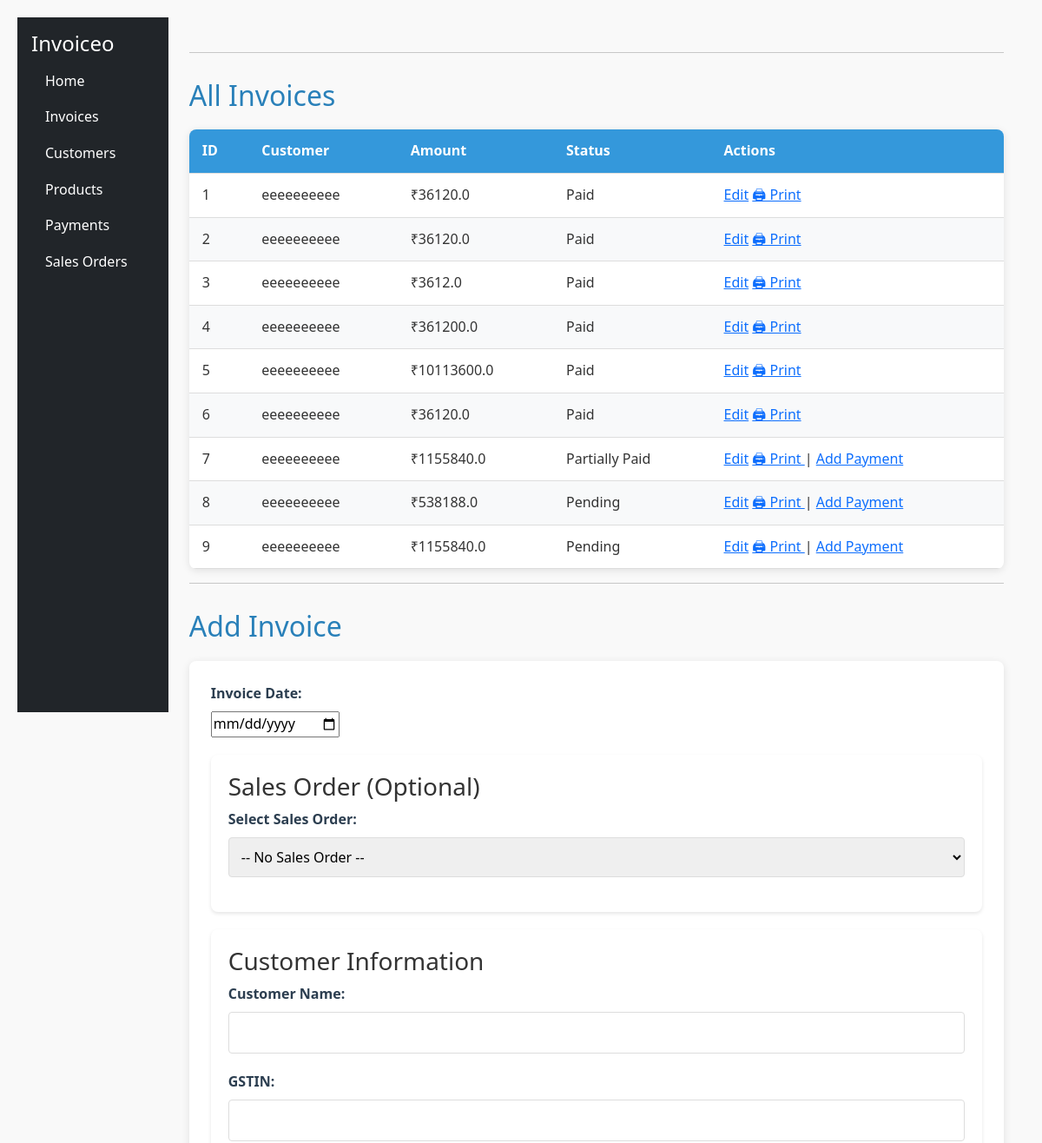
The app's page /invoices (upper part), older data.
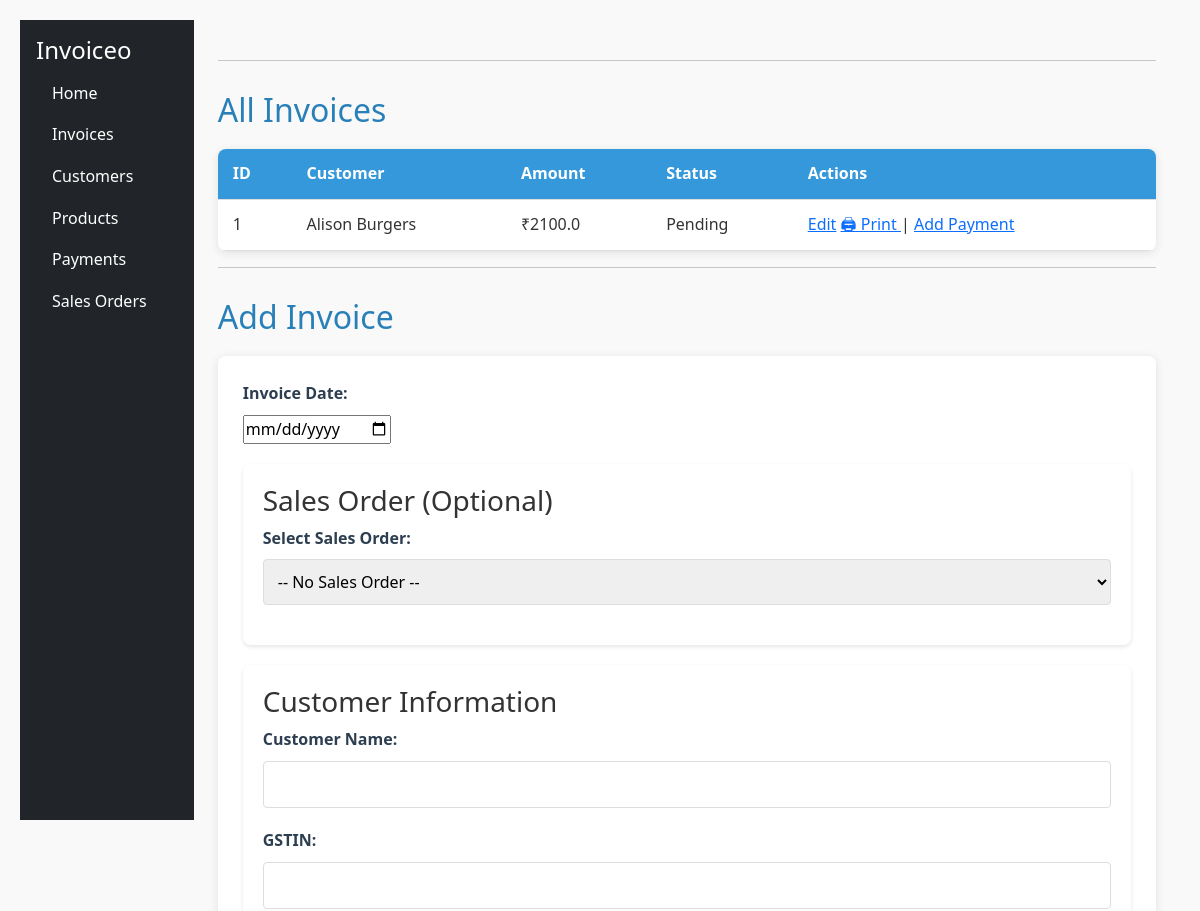
The same page, newer data.
### app.py (models this page shows)
class Invoice(db.Model):
    id = db.Column(db.Integer, primary_key=True)
    customer_name = db.Column(db.String(100), nullable=False)
    customer_gstin = db.Column(db.String(15), nullable=False)
    amount = db.Column(db.Float, nullable=False)
    customer_address = db.Column(db.String(300), nullable=False)
    billing_address = db.Column(db.String(300), nullable=False)
    status = db.Column(db.String(20), default="Pending")
    created_at = db.Column(db.DateTime, default=datetime.utcnow)
    items = db.relationship('InvoiceItem', backref='invoice', cascade='all, delete-orphan')
    payments = db.relationship('Payment', backref='invoice', cascade='all, delete-orphan')
    @property
    def total_paid(self):
        return sum(p.amount for p in self.payments)
    @property
    def balance(self):
        return round(self.amount - self.total_paid, 2)

### app.py (the view)
@app.route('/invoices')
def invoices():
    return render_template(
        'invoices.html',
        invoices=Invoice.query.all(),
        customers=Customer.query.all(),
        products=Product.query.all(),
        sales_orders=SalesOrder.query.all()
    )

### templates/invoices.html (shortened to what this page needs)
{% extends 'base.html' %}
{% block content %}
<link rel="stylesheet" href="{{ url_for('static', filename='invoice.css') }}">
<hr>
<h2>All Invoices</h2>
{% if invoices %}
<table>
    <thead>
        <tr>
            <th>ID</th>
            <th>Customer</th>
            <th>Amount</th>
            <th>Status</th>
            <th>Actions</th>
        </tr>
    </thead>
    <tbody>
    {% for invoice in invoices %}
        <tr>
            <td>{{ invoice.id }}</td>
            <td>{{ invoice.customer_name }}</td>
            <td>₹{{ invoice.amount }}</td>
            <td>{{ invoice.status }}</td>
            <td>
                <a href="{{ url_for('edit_invoice', id=invoice.id) }}">Edit</a>
                <a href="{{ url_for('invoice_pdf', invoice_id=invoice.id) }}" target="_blank">
    🖨 Print
                </a>
                {% if invoice.balance > 0 %}
                    | <a href="{{ url_for('add_payment', invoice_id=invoice.id) }}">Add Payment</a>
                {% endif %}
            </td>
        </tr>
    {% endfor %}
    </tbody>
</table>
{% else %}
<p>No invoices found.</p>
{% endif %}
<hr>
<h2>Add Invoice</h2>
<form method="POST" action="{{ url_for('add_invoice') }}">
<div class="form-group">
    <label>Invoice Date:</label>
    <input type="date" name="invoice_date" required>
</div>
<div class="form-section">
    <h3>Sales Order (Optional)</h3>
    <div class="form-group">
        <label>Select Sales Order:</label>
        <select name="sales_order_id" id="sales_order_id" onchange="fillFromSO()">
            <option value="">-- No Sales Order --</option>
        </select>
    </div>
</div>
<div class="form-section">
    <h3>Customer Information</h3>
    <div class="form-group">
        <label>Customer Name:</label>
        <input type="text" name="customer_name" id="customer_name" required>
    </div>
    <div class="form-group">
        <label>GSTIN:</label>
        <input type="text" name="customer_gstin" id="customer_gstin" required>
    </div>
</div>
</form>
{% endblock %}

Row changes from the older to the newer data that the page shows:
removed Invoice: id "2", customer_name "eeeeeeeeee", amount "36120.0", status "Paid"
removed Invoice: id "3", customer_name "eeeeeeeeee", amount "3612.0", status "Paid"
removed Invoice: id "4", customer_name "eeeeeeeeee", amount "361200.0", status "Paid"
removed Invoice: id "5", customer_name "eeeeeeeeee", amount "10113600.0", status "Paid"
removed Invoice: id "6", customer_name "eeeeeeeeee", amount "36120.0", status "Paid"
removed Invoice: id "7", customer_name "eeeeeeeeee", amount "1155840.0", status "Partially Paid"
removed Invoice: id "8", customer_name "eeeeeeeeee", amount "538188.0", status "Pending"
removed Invoice: id "9", customer_name "eeeeeeeeee", amount "1155840.0", status "Pending"
changed Invoice id 1: customer_name "eeeeeeeeee" → "Alison Burgers"; amount "36120.0" → "2100.0"; status "Paid" → "Pending"; now shows "| Add Payment"
